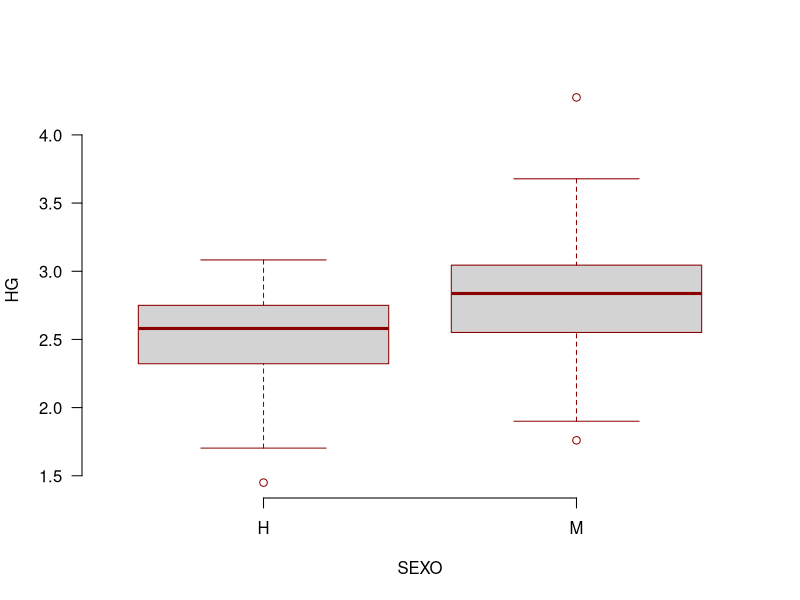
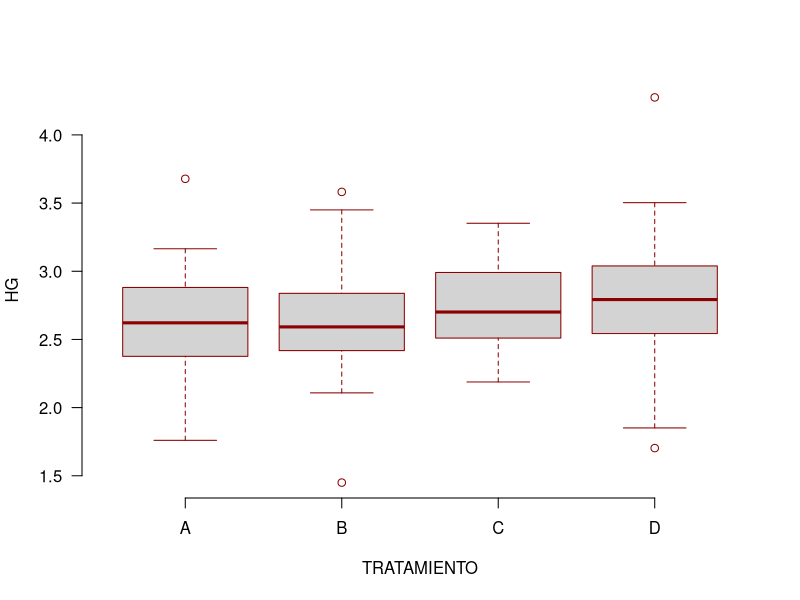
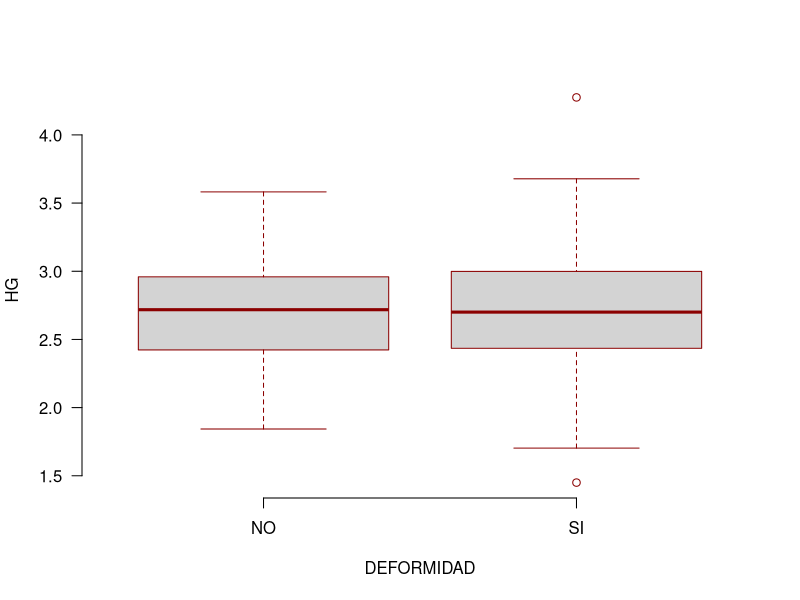
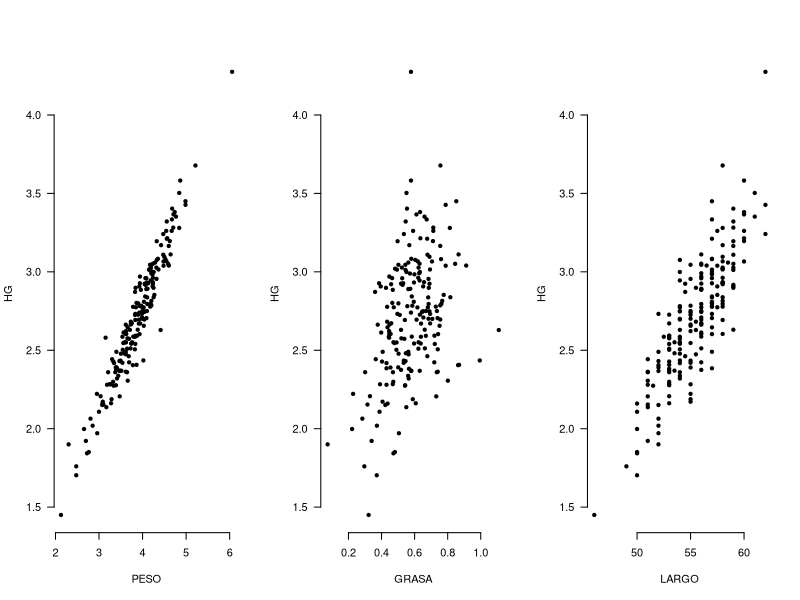
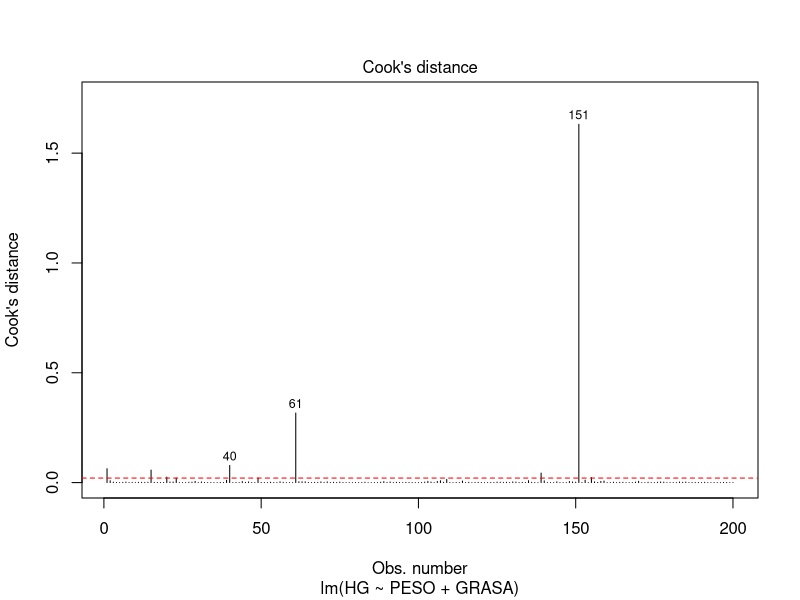

Recreate these plots in R, in order.
###############
### Clase . ###
###############

library(dplyr)
library(readxl)
library(car)

base = read_excel("input/data/original/01_Actividad_de_regresion_Lineal_Multiple.xlsx")
head(base)
tail(base)
colSums(is.na(base))
# datos completos, no tuvimos la necesidad de eliminar observaciones

## Partamos haciendo un analisis descriptivo ##
## Partamos haciendo boxplots ##
par(bty = "n")
boxplot(HG ~ SEXO, data = base, las = 1,
        border = "darkred")
boxplot(HG ~ TRATAMIENTO, data = base, las = 1,
        border = "darkred")
boxplot(HG ~ DEFORMIDAD, data = base, las = 1,
        border = "darkred")

## Hagamos Graficos de Dispersion ##
par(mfrow = c(1,3))
plot(HG ~ PESO, data = base, bty = "n", las = 1, pch = 20)
plot(HG ~ GRASA, data = base, bty = "n", las = 1, pch = 20)
plot(HG ~ LARGO, data = base, bty = "n", las = 1, pch = 20)
dev.off()

# OJO! Tenemos una observacion al parecer "muy atipica"

# empezamos del modelo seleccion por backward con todas las observaciones
Mod1 <- lm(HG ~ PESO + GRASA,
           data = base)
summary(Mod1)


# Puntos anomalos o atipicos ####
# datos mal ajustados


# prueba de bonferroni
# H0: i-esima observacion no es un outlier
# H1: i-esima observacion es un outlier

# para nuestro caso_ tenemos 200 observaciones -> i = 1,...,200

car::outlierTest(Mod1)

# Rechamos H0, las observaciones 1, 61 y 151 son posibles datos anomalos

# revisaremos nuestros datos
summary(base)

# revisamos los posibles datos anomalos
# tenemos datos completos? si
# -> no, base <- na.omit(base %>% select(HG, PESO, GRASA))
base %>% slice(1, 61, 151)  # -> extraer las filas
base[c(1,61,151), ] # [filas, columnas]

# en 1: tenemos valores aparentemente altos 
# en 61: tenemos valores aparentemente bajos en PESO Y GRASA
# en 151: tenemos valores altos en PESO y no en GRASA

# eliminamos y estudiamos como cambia el modelo

base_filtrada <- base %>% slice(-1, -61, -151)

# vemos cambia el n
nrow(base)
nrow(base_filtrada)

Mod1_1 <- lm(HG ~ PESO + GRASA,
             data = base_filtrada)


# como cambia el modelo
summary(Mod1)

summary(Mod1_1)

rm(base_filtrada, Mod1_1) # rm: borrar


# No perdemos significancia, es mas ganamos en B0
# ganamos en informacion/variabilidad explicada 98.8% -> 99.5%
# ojo# cambiamos direccion en B0, pero en ambos casos cercano a 0
# datos de apalancamiento?


# Observaciones con alto apalancamiento (leverage) ####
# pueden influir en Beta


# distancia de cook
# Si tenemos observaciones presentes Di > 4/(n-p-2) = d se consideran
# datos de apalancamiento

n = nrow(base); n
p = length(Mod1$coefficients); p
d = 4/(n-p-2); d

data.frame(dist_cook = cooks.distance(Mod1),
           d = d,
           mirar = (cooks.distance(Mod1) > d)) %>% 
  arrange(desc(dist_cook)) %>% 
  head(10)

plot(Mod1, 4)
abline(h = d, lty = 2, col = "red")

# con alto apalancamiento posible son las obs.
# 151, 61 y 40

# revisaremos nuestros datos
summary(base)

# revisamos los posibles datos anomalos
base[c(40,61,151), ] # [filas, columnas]

# eliminamos y estudiamos ambos modelos?
# comparar modelos
# seran obs influyentes tambien?


